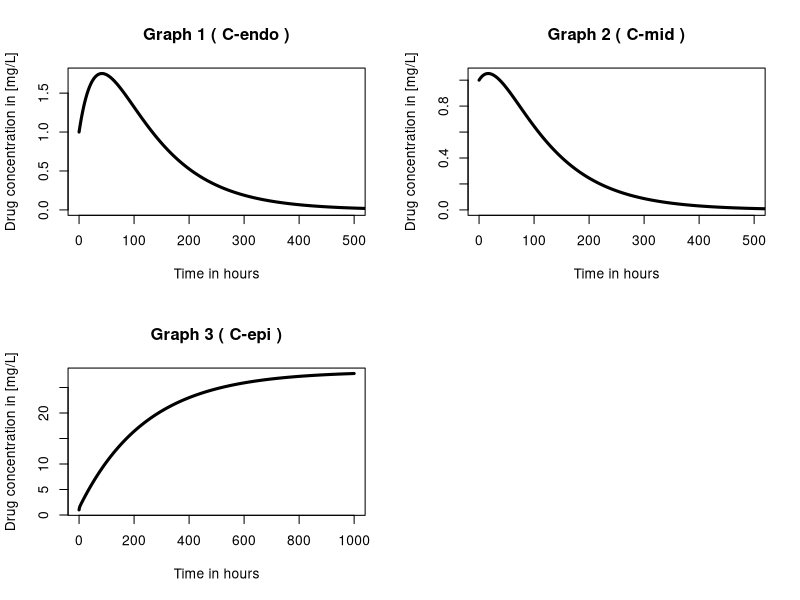

Generate this figure with R:
## ---- chunk 1
knitr::opts_chunk$set(echo = TRUE)
## ---- chunk 2

# Parameters to be used in the PBPK function
parameters <- c(KPmid = 7.4,
                Qpf = 0.01,
                KPendo = 14.0,
                KPpf = 2.6,
                Car = 3 / 0.0257,
                fup = 0.05,
                KPepi = 3,
                fupf = 0.05,
                P = 0.78,
                BP = 1.04,
                Qhe = 1,
                CLuint2C9 = 0.079,
                CLuint2J2 = 0,
                CLuint = 4,
                CYP = 10,
                Wli = 20.9,
                MW = 55.825,
                MPPGL = 45,
                Whe = 225,
                CLint2C8_per_pmol = 0.072,
                CYP2C8 = 0.2,
                ISEF2C8 = 1,
                fumic = 1)


PBPK_func <- function(t, y, parms) {
    with(as.list(c(y, parms)),{
      
      #Equations 2A,B and C
      CLint2C8_per_mg = CLint2C8_per_pmol / CYP2C8
      CLint2C8 = CLint2C8_per_mg * Whe * 60
      CLuint2C9 = CLint2C8 * fumic * ISEF2C8
      
      #Equations 3A and B
      CLmHT = (((fup / BP) * CLuint * Qhe) / Qhe + (fup / BP) * CLuint)
      
      #Equations 4A,B,C and D
      dAepi_dt <- 0.01 * (Car - (Cepi / Cpf) * BP) - 1/3 * CLmHT * Cepi * 0.05 - 0.78 * (Cepi - 0.05 * Cpf)
      
      dAmid_dt <- 0.2 * ((Cmid / KPmid) * BP - (Cendo / KPendo) * BP) - 1/3 * CLmHT * Cmid * fup
      
      dAendo_dt <- 0.8 * ((Cmid / KPmid) * BP - (Cendo / KPendo) * BP) - 1/3 * CLmHT * Cmid * fup
      
      dApf_dt <- -P * (fup * Cpf - Cepi) + Qpf * (Car - (Cpf / KPpf) * BP)
      
      
      
      return(list(c(dAepi_dt, dAmid_dt, dAendo_dt, dApf_dt)))
       }
       )
}

# Set initial values
state <- c(Cepi = 1, Cmid = 1, Cendo = 1, Cpf = 1)
t <- seq(0, 1000, by = 1)
## ---- chunk 3
# Use the ode function from deSolve to create a line using our created function.
# We use the method: "lsode" to get a smooth curve.
out <- deSolve::ode(times = t, y = state, parms = parameters,
                    func = PBPK_func, method = "lsoda")

# Place figures in a nice square
par(mfrow = c(2,2) )

# Make a dataframe from the data of 'out'
out <- as.data.frame(out)
plot(out$time, out$Cendo, type = "l", lwd = 3, xlim=c(0,500), xlab = "Time in hours", ylab = "Drug concentration in [mg/L]", main = "Graph 1 ( C-endo )")
plot(out$time, out$Cmid, type = "l", lwd = 3, xlim=c(0,500), xlab = "Time in hours", ylab = "Drug concentration in [mg/L]", main = "Graph 2 ( C-mid )")
plot(out$time, out$Cepi, type = "l", lwd = 3, xlim=c(0,1000), xlab = "Time in hours", ylab = "Drug concentration in [mg/L]", main = "Graph 3 ( C-epi )")

## ---- chunk 4

# Parameters to be used in the PBPK function
parameters <- c(KPmid = 7.4,
                Qpf = 0.01,
                KPendo = 14.0,
                KPpf = 2.6,
                Car = 3 / 0.0257,
                fup = 0.05,
                KPepi = 3,
                fupf = 0.05,
                P = 0.78,
                BP = 1.04,
                Qhe = 1,
                CLuint2C9 = 0.079,
                CLuint2J2 = 0,
                CLuint = 4,
                CYP = 10,
                Wli = 20.9,
                MW = 55.825,
                MPPGL = 45,
                Whe = 225,
                CLint2C8_per_pmol = 0.072,
                CYP2C8 = 0.2,
                ISEF2C8 = 1,
                fumic = 1)


PBPK_func <- function(t, y, parms) {
    with(as.list(c(y, parms)),{
      
      #Equations 2A,B and C
      CLint2C8_per_mg = CLint2C8_per_pmol / CYP2C8
      CLint2C8 = CLint2C8_per_mg * Whe * 60
      CLuint2C9 = CLint2C8 * fumic * ISEF2C8
      
      #Equations 3A and B
      CLmHT = (((fup / BP) * CLuint * Qhe) / Qhe + (fup / BP) * CLuint)
      
      #Equations 4A,B,C and D
      dAepi_dt <- 0.05 * (Car - (Cepi / Cpf) * BP) - 1/3 * CLmHT * Cepi * 0.05 - 0.78 * (Cepi - 0.05 * Cpf)
      
      dAmid_dt <- 0.3 * ((Cmid / KPmid) * BP - (Cendo / KPendo) * BP) - 1/3 * CLmHT * Cmid * fup
      
      dAendo_dt <- 1 * ((Cmid / KPmid) * BP - (Cendo / KPendo) * BP) - 1/3 * CLmHT * Cmid * fup
      
      dApf_dt <- -P * (fup * Cpf - Cepi) + Qpf * (Car - (Cpf / KPpf) * BP)
      
      
      
      return(list(c(dAepi_dt, dAmid_dt, dAendo_dt, dApf_dt)))
       }
       )
}

# Set initial values
state <- c(Cepi = 1, Cmid = 1, Cendo = 1, Cpf = 1)
t <- seq(0, 300, by = 1)
